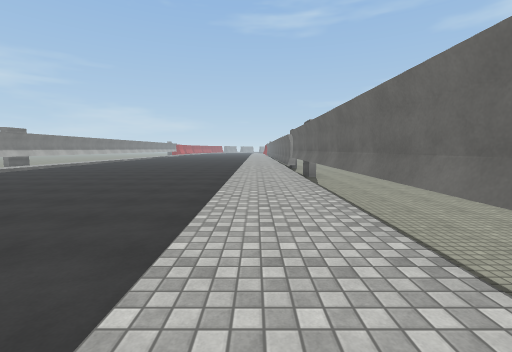
view 1 (above)

19 first-person views from a walk through a 3-D level made in the Unity game engine. The camera is 1.4 m above the floor, tilts 6° down and sees 90° across. The floor is counted in squares, 2 m on a side. Each view is taken from the middle of a square. On the plan, view 1 faces up. The plan holds only what a view shows up to about 9 squares ahead; the rest is blank. The place goes on beyond the plan. The player character is not drawn. Surface patterns are stand-ins for the level's own textures.

view 2
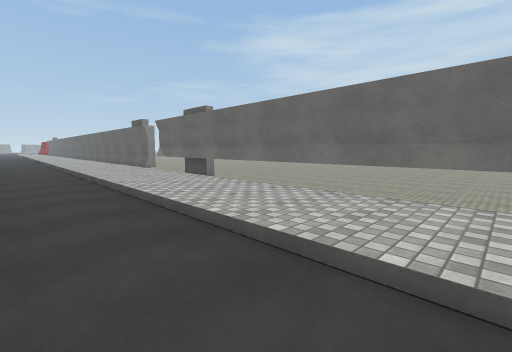

view 3
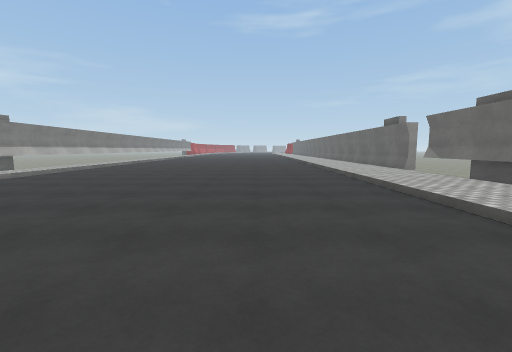

view 4
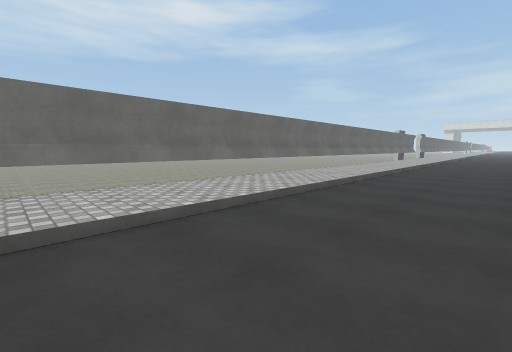

view 5
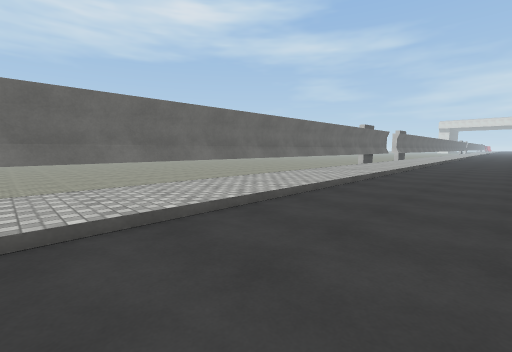

view 6
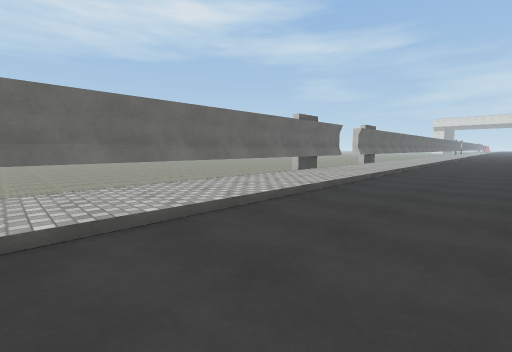

view 7
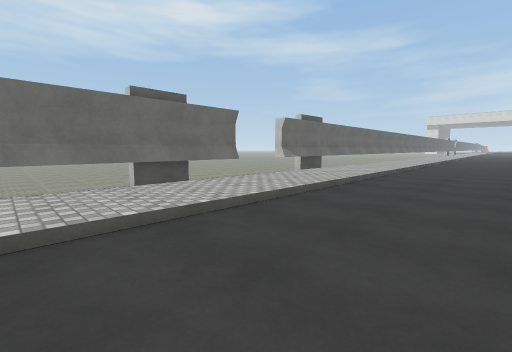

view 8
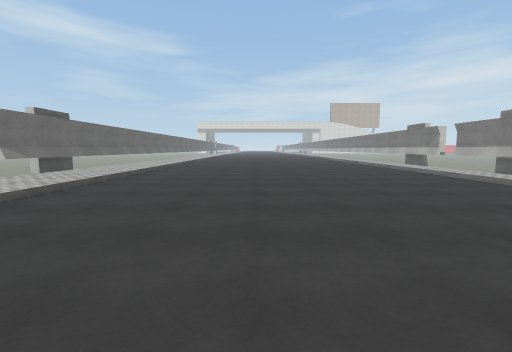

view 9
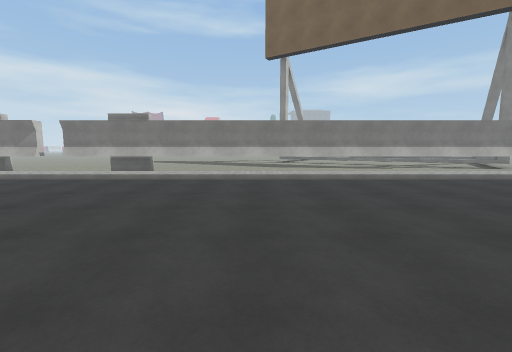

view 10
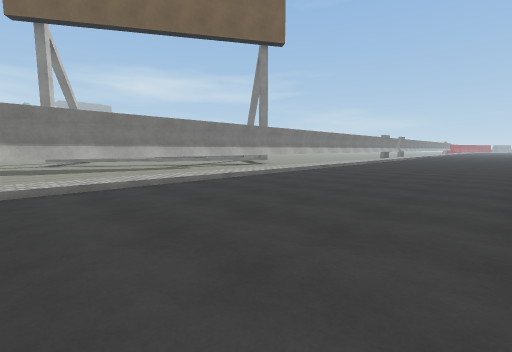

view 11
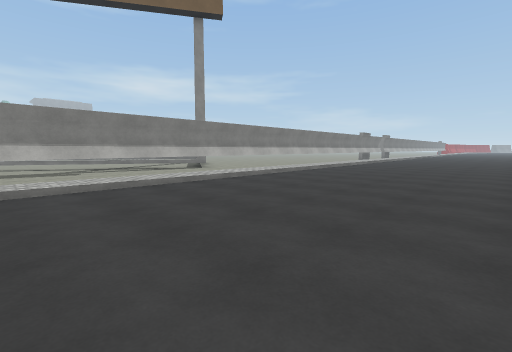

view 12
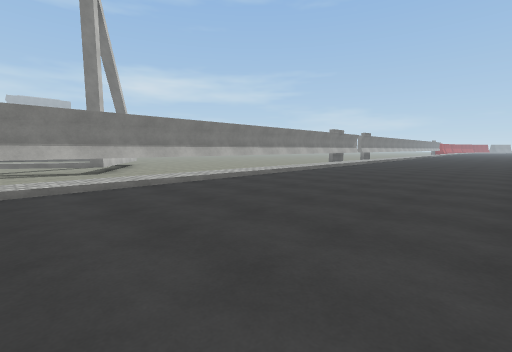

view 13
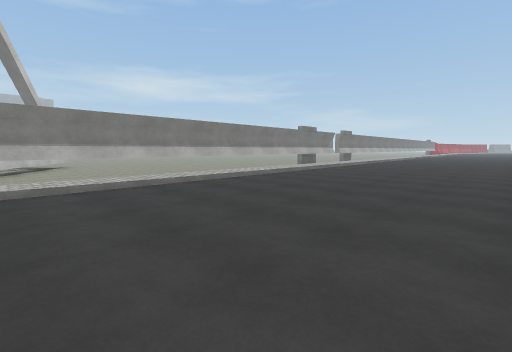

view 14
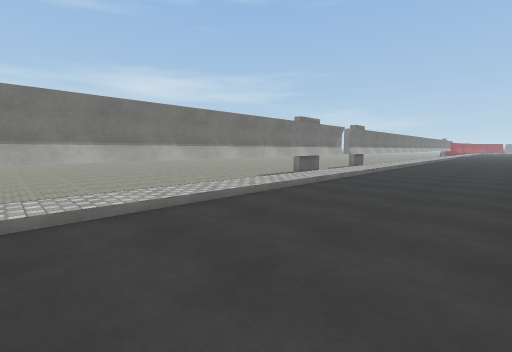

view 15
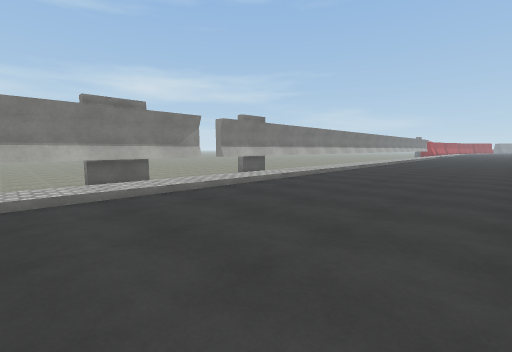

view 16
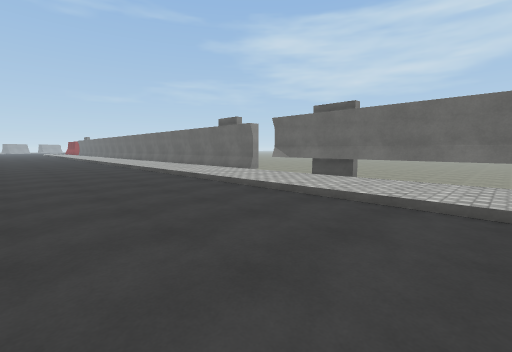

view 17
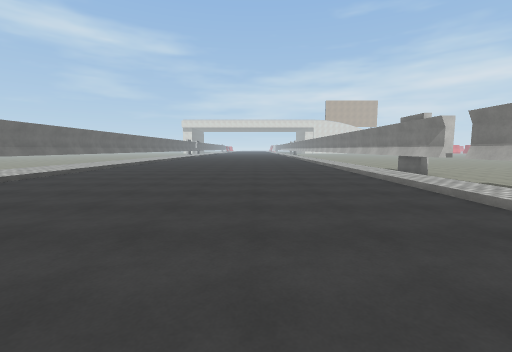

view 18
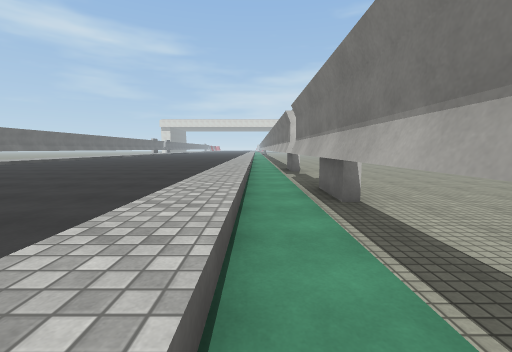

view 19
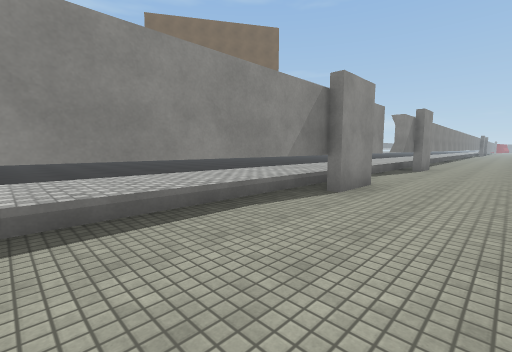

### Floor plan
Key: @ floor where view 1 was taken; # wall or solid block; x gap in a wall; . main floor; : floor 0.25 m higher than the main floor; - floor 0.25 m lower than the main floor; / step, stairs or slope; ^ raised ledge; T thing the floor can be seen under or through.
Columns run from 17 left of view 1 to 9 right of it. Each row starts with its distance up from view 1.
 13       #//........:/#--
 12       #//........:/#--
 11      -#//........:/
 10     ---//........:#
  9     --T//........: T---
  8   --  T//........:T-----
  7  -----T//........:T------
  6  -----T//........:T-------
  5     --T//........:T-------
  4    ---T//........:T--------
  3   ----T//........:T--------
  2  -----T//........:T------
  1 ------T//........:T ----
  0 ------T//........@T ---
 -1    ---T//........:T ------
 -2  ^----T//........:T ------
 -3  -^---T//........:T -----
 -4    ^--T//........:T ----
 -5   ^---T//........:T ---
 -6   ^---T//........:T ------
 -7     --T//........:T ------
 -8    ---T//........:T -----
 -9   ----T//........:T ----
-10   ----T//........:T ---
-11     --T//........:T ------
-12    ---T//........:T-------
-13   ----T//........:TT-----
-14   ----T//........:T-----
-15      -T//........:/---
-16      -#//........:/---
-17     --#//........:#---
-18    ---T//........:/#--
-19   ----T//........:##--
-20   ----x//........:#---
-21   ----x//........:#---
-22   ----#//........:#---
-23   ----#//........:#---

Positions as (right, up) in squares from view 1, and headings:
1: (0, 0), facing up
2: (-2, 3), facing up-right
3: (-3, 4), facing up
4: (-3, 4), facing down-right
5: (-3, -1), facing down-right
6: (-3, -6), facing down-right
7: (-3, -11), facing down-right
8: (-4, -11), facing down
9: (-3, -14), facing left
10: (-4, -14), facing up-left
11: (-4, -10), facing up-left
12: (-4, -6), facing up-left
13: (-4, -3), facing up-left
14: (-6, 0), facing up-left
15: (-5, 6), facing up-left
16: (-4, 6), facing up-right
17: (-6, -14), facing down
18: (-10, -14), facing down
19: (4, -23), facing up-left
